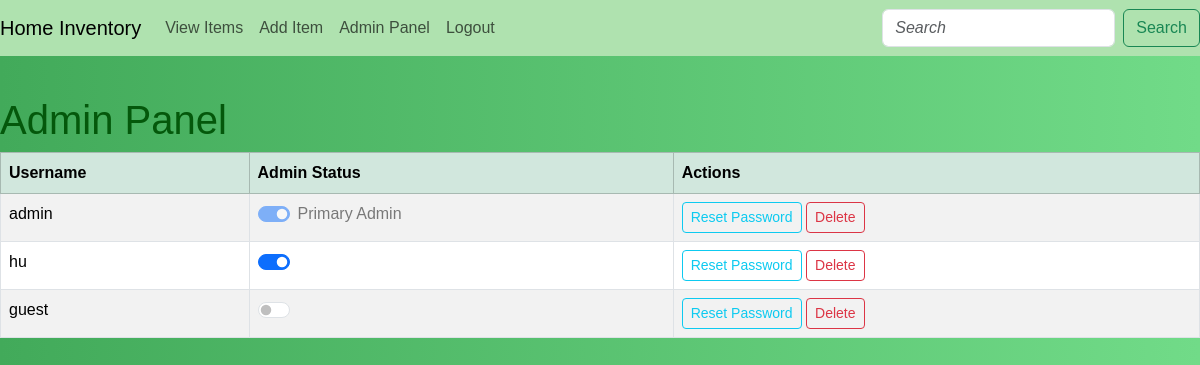
The app's page /admin (signed in) with its own data.
### app/models.py (models this page shows, shortened)
class User(UserMixin, db.Model):
    id = db.Column(db.Integer, primary_key=True)
    username = db.Column(db.String(150), unique=True, nullable=False)
    password = db.Column(db.String(150), nullable=False)
    security_question = db.Column(db.String(255), nullable=False)
    security_answer = db.Column(db.String(255), nullable=False)
    is_admin = db.Column(db.Boolean, default=False)

### app/routes.py (the view)
@app.route('/admin', methods=['GET', 'POST'])
@login_required
@admin_required
def admin():
    users = User.query.all()
    return render_template('admin.html', users=users)

### app/__init__.py (called while the page is built)
@login_manager.user_loader
def load_user(user_id):
    return models.User.query.get(int(user_id))

### app/templates/admin.html (shortened to what this page needs)
{% extends "base.html" %}
{% block content %}
<h1>Admin Panel</h1>
<table class="table table-striped table-bordered">
    <thead class="table-success">
        <tr>
            <th>Username</th>
            <th>Admin Status</th>
            <th>Actions</th>
        </tr>
    </thead>
    <tbody>
        {% for user in users %}
        <tr>
            <td>{{ user.username }}</td>
            <td>
                {% if user.username == 'admin' %}
                <div class="form-check form-switch">
                    <input class="form-check-input" type="checkbox" id="flexSwitchCheckCheckedDisabled" checked disabled>
                    <label class="form-check-label" for="flexSwitchCheckCheckedDisabled">Primary Admin</label>
                </div>
                {% else %}
                <form method="POST" action="{{ url_for('toggle_admin', user_id=user.id) }}">
                    <div class="form-check form-switch">
                        <input class="form-check-input" type="checkbox" id="flexSwitchCheck{{ user.id }}" {% if user.is_admin %}checked{% endif %} onchange="this.form.submit()">
                    </div>
                </form>
                {% endif %}
            </td>
            <td>
                <form method="POST" action="{{ url_for('reset_user_password', user_id=user.id) }}" style="display: inline;">
                    <button type="submit" class="btn btn-outline-info btn-sm">Reset Password</button>
                </form>
                <form method="POST" action="{{ url_for('delete_user', user_id=user.id) }}" style="display: inline;" onsubmit="return confirm('Are you sure you want to delete this user?');">
                    <button type="submit" class="btn btn-outline-danger btn-sm">Delete</button>
                </form>
            </td>
        </tr>
        {% endfor %}
    </tbody>
</table>
{% endblock %}

### app/static/styles.css (style rules this page uses)
body { background: linear-gradient(to right, #42aa5a 0%, #71db88 100%); font-family: Arial, sans-serif; }
h1 { color: #04580b; margin-top: 1em; }
input::placeholder, textarea::placeholder { font-style: italic; font-size: 16px; }

### records on screen
User: username "admin"
User: username "hu", is_admin "☑"
User: username "guest"
